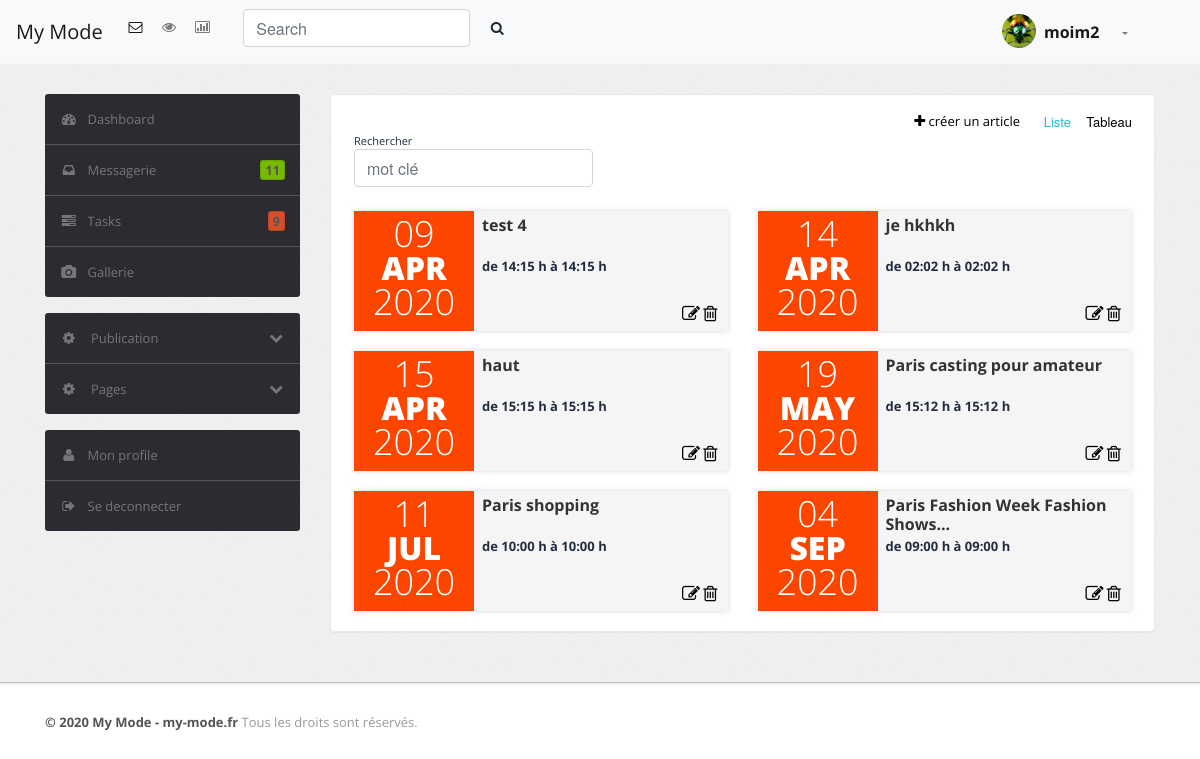
The page /admin/events.php (signed in) on the database its author committed.
### tables this page shows
CREATE TABLE `users` (
  `id` int(11) NOT NULL,
  `email` varchar(225) NOT NULL,
  `password` varchar(255) NOT NULL,
  `type_profile` varchar(255) NOT NULL,
  `firstname` varchar(255) NOT NULL,
  `lastname` varchar(255) NOT NULL,
  `genre` varchar(255) NOT NULL,
  `profile_target` varchar(255) NOT NULL,
  `phone` int(11) NOT NULL,
  `date_register` varchar(255) NOT NULL,
  `keyAccess` varchar(255) NOT NULL
);

CREATE TABLE `events` (
  `id` int(11) NOT NULL,
  `title` varchar(255) NOT NULL,
  `content` text NOT NULL,
  `address` varchar(255) NOT NULL,
  `date_depart` varchar(255) NOT NULL,
  `hour_depart` varchar(255) NOT NULL,
  `date_end` varchar(255) NOT NULL,
  `hour_end` varchar(255) NOT NULL,
  `keyAccess` varchar(255) NOT NULL,
  `author` varchar(255) NOT NULL,
  `status` varchar(255) NOT NULL,
  `date_edit` varchar(255) NOT NULL
);

### admin/includes/users.php (called while the page is built, shortened)
<?php
class User {
   public function get_user_talent_by_email($email, $tab) {
       global $pdo ;
       $query = $pdo->prepare("SELECT * FROM $tab WHERE email = ?");
       $query->bindValue(1, $email);
       $query->execute();
       $num = $query->rowCount();
       if($num ==1) {
         return $query -> fetch(\PDO::FETCH_ASSOC);
       } else {
         return json_encode(array('error' => "not-found"));
       }
   }
}
?>

### admin/includes/events.php (called while the page is built, shortened)
<?php
    class Event {
        public function fetch_all() {
            global $pdo;
            $query = $pdo->prepare("SELECT * FROM events ORDER BY CAST(date_depart AS DATE) ASC");
            $query -> execute();
            return $query->fetchAll();
        }
    }
?>

### admin/events.php (the view, shortened to what this page needs)
<?php
   include_once('includes/connection.php');
   include_once('includes/users.php');
   include_once('includes/events.php');
   $article = new Event();
   if(isset($_GET['search']) && !empty($_GET['search'])) {
     $articles = $article->fetch_keyWord($_GET['search']);
   } else {
     $articles = $article->fetch_all();
   }
   ?>
<!DOCTYPE html>
<html lang="fr">
   <head>
      <link rel="stylesheet" href="https://stackpath.bootstrapcdn.com/bootstrap/4.4.1/css/bootstrap.min.css">
      <link type="text/css" href="css/theme.css" rel="stylesheet">
      <link type="text/css" href="images/icons/css/font-awesome.css" rel="stylesheet">
   </head>
   <body>
      <?php include_once('includes/header.php'); ?>
      <div class="wrapper">
         <div class="container">
            <div class="row">
               <?php include_once('includes/menu-sidebar.php'); ?>
               <div class="col-md-12 col-lg-9 grid">
                  <div class="module">
                     <div class="d-flt">
                        <a href="create-event.php"><i class="menu-icon icon-plus"></i> créer un article</a>
                     </div>
                     <nav class="btns mt-3 mr-3" role="tablist" aria-label="Tabs">
                        <button class="" role="tab" aria-selected="false" aria-controls="panel-1" id="tab-1" tabindex="0" data-setState="section1">Liste</button>
                        <button role="tab" aria-selected="true" aria-controls="panel-2" id="tab-2" tabindex="-1" data-setState="section2">Tableau</button>
                     </nav>
                     <article id="panel-1" class="" role="tabpanel" tabindex="0" aria-labelledby="tab-1" data-scene="section1">
                        <div class="row ml-2 mr-2">
                           <div class="col-4 mb-4">
                              <form class="form" action="" method="get">
                                 <label class="small d-block mb-0" for="search">Rechercher</label>
                                 <input class="form-control" type="text" name="search" placeholder="mot clé" value="<?php if(isset($_GET['search'])) { echo $_GET['search']; } ?>">
                              </form>
                           </div>
                        </div>
                        <div class="row ml-2 mr-2 list-wrapper">
                           <?php
                              if($articles) {
                                foreach ($articles as $elem) {
                                  $title = (strlen($elem['title']) > 30) ? substr($elem['title'],0,35).'...' : $elem['title'];
                                  $date_depart = DateTime::createFromFormat('Y-m-j', $elem['date_depart']);
                                  $day = $date_depart->format('d');
                                  $month = $date_depart->format('M');
                                  $year = $date_depart->format('Y');
                                  ?>
                           <div class="col-lg-6 col-md-6 col-sm-12">
                              <div class="event-list" style="padding: 0;">
                                 <div class="item">
                                    <div class="time">
                                       <span class="day"> <?= $day ?>
                                       <span class="month"><?= $month; ?></span>
                                       <span class="year"><?= $year; ?></span>
                                    </div>
                                    <div class="info">
                                       <h4>
                                          <span class="font-weight-bold"><?= $title ?></span>
                                       </h4>
                                       <div class="desc">
                                          <div class="font-weight-bolder">
                                             <span>de <?= $elem['hour_depart'].' h' ?></span> à <span><?= $elem['hour_depart'].' h' ?></span>
                                          </div>
                                          <div class="action-btn">
                                             <a class="_icon" href="edit-event.php?edit=true&id=<?= $elem['id'] ?>"> <i class="menu-icon icon-edit"></i> </a>
                                             <a class="_icon" href="?delete=true&id=<?= $elem['id'] ?>"> <i class="menu-icon icon-trash"></i> </a>
                                          </div>
                                       </div>
                                    </div>
                                 </div>
                              </div>
                           </div>
                           <?php
                              } ?>
                           <?php
                              }
                              ?>
                        </div>
                     </article>
                  </div>
               </div>
            </div>
         </div>
      </div>
      <?php include_once('includes/footer.php'); ?>
   </body>
</html>

### admin/includes/header.php (shortened to what this page needs)
<?php
include_once('includes/connection.php');
include_once('includes/users.php');
$user = new User();
$user_current = $user->get_user_talent_by_email($_SESSION['email_ad'], 'users');
?>
<nav class="navbar navbar-expand-lg navbar-light bg-light">
  <a class="navbar-brand" href="index.php">My Mode</a>
  <div class="collapse navbar-collapse" id="navbarSupportedContent">
    <ul class="navbar-nav mr-auto">
      <li class="nav-item active">
        <a class="nav-link" href="#"><i class="icon-envelope"></i></a>
      </li>
      <li class="nav-item">
        <a class="nav-link" href="#"><i class="icon-eye-open"></i></a>
      </li>
      <li class="nav-item">
        <a class="nav-link" href="#"><i class="icon-bar-chart"></i></a>
      </li>
      <form class="form-inline ml-md-4 mb-2">
        <input class="form-control mr-sm-2" type="search" placeholder="Search" aria-label="Search">
        <button class="btn my-2 my-sm-0" type="submit"><i class="icon-search"></i></button>
      </form>
    </ul>
    <ul class="navbar-nav mr-5">
      <li class="nav-item dropdown">
        <a class="nav-link dropdown-toggle" href="#" id="navbarDropdown" role="button" data-toggle="dropdown" aria-haspopup="true" aria-expanded="false">
          <img src="<?= $user_current['profile_target'] ?>" class="nav-avatar">
          <span class="navbar-brand lead font-weight-bolder" href="#"><?php if($user_current) {echo $user_current["firstname"];} ?></span>
        </a>
      </li>
    </ul>
  </div>
</nav>

### rows shown on the page
users: profile_target (picture), firstname "moim2"
events: date_depart "09", date_depart "APR", date_depart "2020", title "test 4", hour_depart "14:15"
events: date_depart "14", date_depart "APR", date_depart "2020", title "je hkhkh", hour_depart "02:02"
events: date_depart "15", date_depart "APR", date_depart "2020", title "haut", hour_depart "15:15"
events: date_depart "19", date_depart "MAY", date_depart "2020", title "Paris casting pour amateur", hour_depart "15:12"
events: date_depart "11", date_depart "JUL", date_depart "2020", title "Paris shopping", hour_depart "10:00"
events: date_depart "04", date_depart "SEP", date_depart "2020", title "Paris Fashion Week Fashion Shows...", hour_depart "09:00"
